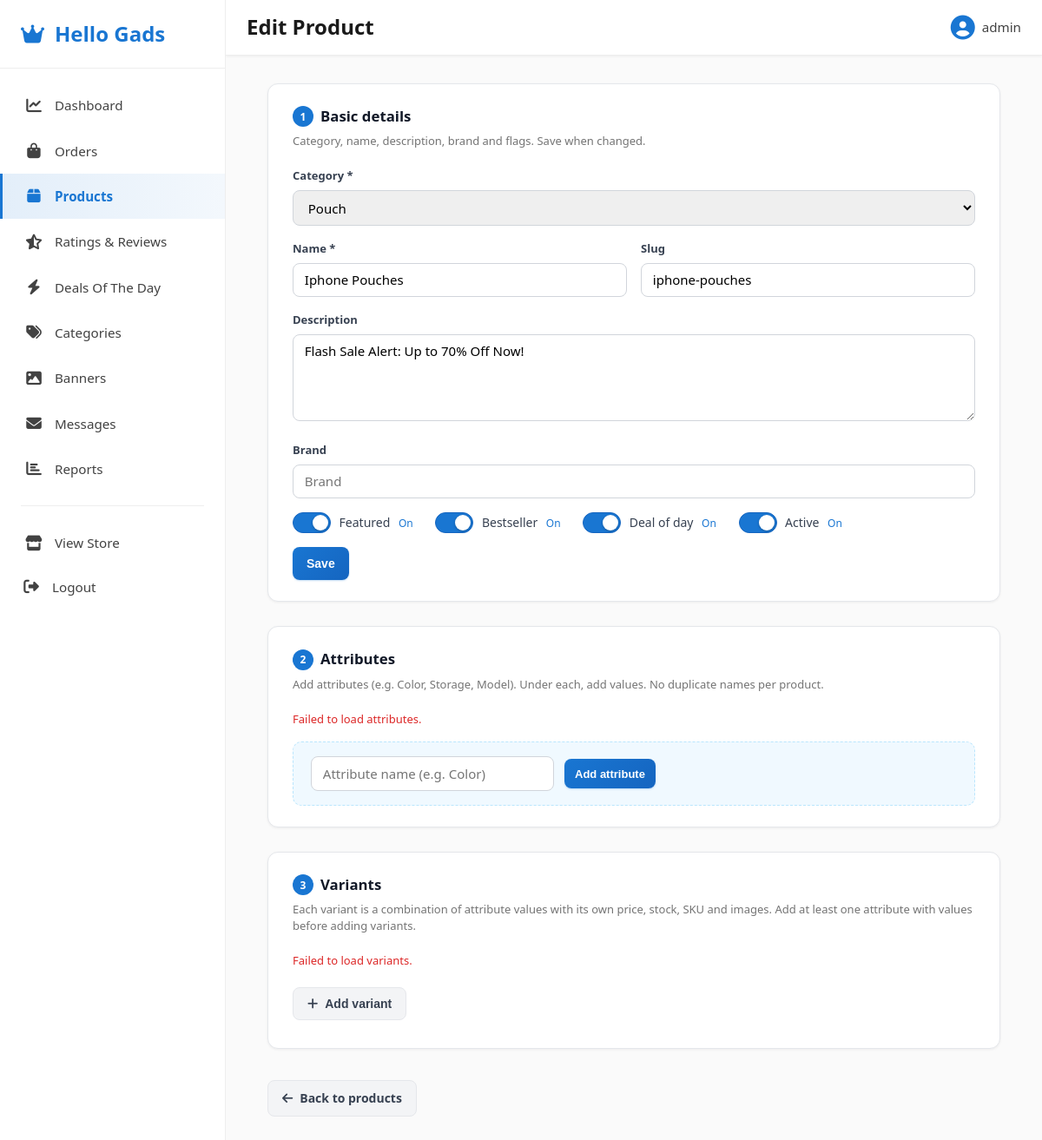
The page /dashboard/products/1/edit/ (signed in) on the database its author committed.
### app/models.py (models this page shows, shortened)
class TimeStampedModel(models.Model):
    created_at = models.DateTimeField(auto_now_add=True, db_index=True)
    updated_at = models.DateTimeField(auto_now=True)
    class Meta:
        abstract = True

class Product(TimeStampedModel):
    category = models.ForeignKey(Category, on_delete=models.PROTECT, related_name="products")
    name = models.CharField(max_length=200, db_index=True)
    slug = models.SlugField(max_length=220, unique=True)
    description = models.TextField(blank=True)
    brand = models.CharField(max_length=120, blank=True, db_index=True)
    is_featured = models.BooleanField(default=False, db_index=True)
    is_bestseller = models.BooleanField(default=False, db_index=True)
    is_deal_of_day = models.BooleanField(default=False, db_index=True)
    deal_of_day_start = models.DateField(blank=True, null=True, db_index=True)
    deal_of_day_end = models.DateField(blank=True, null=True, db_index=True)
    is_active = models.BooleanField(default=True, db_index=True)
    average_rating = models.DecimalField(
        max_digits=3, decimal_places=2, default=0,
        help_text="Average star rating from verified reviews (1-5).",
    )
    total_reviews = models.PositiveIntegerField(
        default=0,
        help_text="Total number of approved, non-deleted reviews.",
    )
    objects = ProductQuerySet.as_manager()
    class Meta:
        ordering = ["-created_at"]
        indexes = [
            models.Index(fields=["is_active", "is_featured"]),
            models.Index(fields=["is_active", "is_bestseller"]),
            models.Index(fields=["is_active", "is_deal_of_day"]),
            models.Index(fields=["category", "is_active"]),
            models.Index(fields=["is_active", "brand"]),
        ]

### app/admin_views.py (the view)
# urls.py: path("products/<int:pk>/edit/", admin_views.ProductEditView.as_view(), name="product_edit"),
class ProductEditView(StaffRequiredMixin, BaseProductEditView):
    pass

### templates/admin/product_edit.html (shortened to what this page needs)
{% extends "admin/base.html" %}
{% load static %}
{% block page_title %}{{ form_title }}{% endblock %}
{% block extra_css %}
<link rel="stylesheet" href="{% static 'css/admin_product_edit.css' %}">
{% endblock %}
{% block content %}
<div class="product-edit-wrapper" id="product-edit-app"
     data-product-id="{{ product.pk }}"
     data-url-update-basic="{% url 'admin_panel:product_update_basic' product.pk %}"
     data-url-attributes="{% url 'admin_panel:product_attributes_list' product.pk %}"
     data-url-attribute-add="{% url 'admin_panel:product_attribute_add' product.pk %}"
     data-url-attributes-reorder="{% url 'admin_panel:product_attributes_reorder' product.pk %}"
     data-url-attribute-update="{% url 'admin_panel:attribute_update' 0 %}"
     data-url-attribute-delete="{% url 'admin_panel:attribute_delete' 0 %}"
     data-url-attribute-value-add="{% url 'admin_panel:attribute_value_add' 0 %}"
     data-url-attribute-values-reorder="{% url 'admin_panel:attribute_values_reorder' 0 %}"
     data-url-attribute-value-update="{% url 'admin_panel:attribute_value_update' 0 %}"
     data-url-attribute-value-delete="{% url 'admin_panel:attribute_value_delete' 0 %}"
     data-url-variants="{% url 'admin_panel:product_variants_list' product.pk %}"
     data-url-variant-add="{% url 'admin_panel:variant_add' product.pk %}"
     data-url-variant-update="{% url 'admin_panel:variant_update' 0 %}"
     data-url-variant-delete="{% url 'admin_panel:variant_delete' 0 %}"
     data-url-variant-upload-image="{% url 'admin_panel:variant_upload_image' 0 %}"
     data-url-variant-image-delete="{% url 'admin_panel:variant_image_delete' 0 %}"
     data-url-variant-image-set-primary="{% url 'admin_panel:variant_image_set_primary' 0 %}"
     data-url-variant-image-reorder="{% url 'admin_panel:variant_image_reorder' %}">
    <div class="edit-section">
        <h4 class="section-heading"><span class="section-num">1</span> Basic details</h4>
        <p class="section-hint">Category, name, description, brand and flags. Save when changed.</p>
        <div id="basic-edit-form">
            <div class="grid-2">
                <div class="form-group">
                    <label class="form-label">Category *</label>
                    {{ basic_form.category }}
                </div>
            </div>
            <div class="grid-2">
                <div class="form-group">
                    <label class="form-label">Name *</label>
                    <input type="text" class="form-control" id="basic-name" value="{{ product.name }}" placeholder="Product name">
                </div>
                <div class="form-group">
                    <label class="form-label">Slug</label>
                    <input type="text" class="form-control" id="basic-slug" value="{{ product.slug }}" placeholder="product-slug">
                </div>
            </div>
            <div class="form-group">
                <label class="form-label">Description</label>
                <textarea class="form-control" id="basic-description" rows="4">{{ product.description }}</textarea>
            </div>
            <div class="form-group">
                <label class="form-label">Brand</label>
                <input type="text" class="form-control" id="basic-brand" value="{{ product.brand|default:'' }}" placeholder="Brand">
            </div>
            <div class="grid-2 toggle-grid">
                <label class="toggle-wrap{% if product.is_featured %} checked{% endif %}" for="basic-is_featured">
                    <span class="toggle-track"><span class="toggle-knob"></span></span>
                    <span class="toggle-label">Featured</span>
                    <span class="toggle-status" data-on="On" data-off="Off">{% if product.is_featured %}On{% else %}Off{% endif %}</span>
                </label>
                <label class="toggle-wrap{% if product.is_bestseller %} checked{% endif %}" for="basic-is_bestseller">
                    <span class="toggle-track"><span class="toggle-knob"></span></span>
                    <span class="toggle-label">Bestseller</span>
                    <span class="toggle-status" data-on="On" data-off="Off">{% if product.is_bestseller %}On{% else %}Off{% endif %}</span>
                </label>
                <label class="toggle-wrap{% if product.is_deal_of_day %} checked{% endif %}" for="basic-is_deal_of_day">
                    <span class="toggle-track"><span class="toggle-knob"></span></span>
                    <span class="toggle-label">Deal of day</span>
                    <span class="toggle-status" data-on="On" data-off="Off">{% if product.is_deal_of_day %}On{% else %}Off{% endif %}</span>
                </label>
                <label class="toggle-wrap{% if product.is_active %} checked{% endif %}" for="basic-is_active">
                    <span class="toggle-track"><span class="toggle-knob"></span></span>
                    <span class="toggle-label">Active</span>
                    <span class="toggle-status" data-on="On" data-off="Off">{% if product.is_active %}On{% else %}Off{% endif %}</span>
                </label>
            </div>
            <button type="button" id="basic-save-btn" class="btn btn-primary" disabled>Save</button>
        </div>
    </div>
    <div class="edit-section">
        <h4 class="section-heading"><span class="section-num">2</span> Attributes</h4>
        <p class="section-hint">Add attributes (e.g. Color, Storage, Model). Under each, add values. No duplicate names per product.</p>
        <div id="attributes-container">
            <div id="attributes-list"></div>
            <div class="attribute-add-row">
                <input type="text" id="attr-new-name" class="form-control" placeholder="Attribute name (e.g. Color)">
                <button type="button" id="attr-add-btn" class="btn btn-primary btn-sm">Add attribute</button>
            </div>
        </div>
    </div>
    <div class="edit-section">
        <h4 class="section-heading"><span class="section-num">3</span> Variants</h4>
        <p class="section-hint">Each variant is a combination of attribute values with its own price, stock, SKU and images. Add at least one attribute with values before adding variants.</p>
        <div id="variants-container">
            <div id="variants-list"></div>
            <button type="button" id="variant-add-btn" class="btn btn-secondary"><i class="fas fa-plus"></i> Add variant</button>
        </div>
    </div>
    <div class="edit-page-actions">
        <a href="{% url 'admin_panel:product_list' %}" class="btn btn-secondary"><i class="fas fa-arrow-left"></i> Back to products</a>
    </div>
</div>
{% endblock %}

### templates/admin/base.html (shortened to what this page needs)
<!DOCTYPE html>
<html lang="en">
<head>
    {% load static %}
    <link rel="stylesheet" href="{% static 'css/loader.css' %}">
    <link rel="stylesheet" href="{% static 'css/admin.css' %}">
    <link rel="stylesheet" href="{% static 'css/admin-mobile.css' %}">
    <link rel="stylesheet" href="https://cdnjs.cloudflare.com/ajax/libs/font-awesome/6.4.0/css/all.min.css">
    {% block extra_css %}{% endblock %}
</head>
<body>
    <div class="admin-wrapper">
        <aside class="sidebar" id="sidebar">
            <div class="sidebar-header">
                <h2 class="sidebar-logo">
                    <i class="fas fa-crown"></i>
                    <span>Hello Gads</span>
                </h2>
            </div>
            <nav class="sidebar-nav">
                <a href="{% url 'admin_panel:dashboard' %}" class="nav-item {% if active_menu == 'dashboard' %}active{% endif %}">
                    <i class="fas fa-chart-line"></i>
                    <span>Dashboard</span>
                </a>
                <a href="{% url 'admin_panel:order_list' %}" class="nav-item {% if active_menu == 'orders' %}active{% endif %}">
                    <i class="fas fa-shopping-bag"></i>
                    <span>Orders</span>
                </a>
                <a href="{% url 'admin_panel:product_list' %}" class="nav-item {% if active_menu == 'products' %}active{% endif %}">
                    <i class="fas fa-box"></i>
                    <span>Products</span>
                </a>
                <a href="{% url 'admin_panel:review_list' %}" class="nav-item {% if active_menu == 'reviews' %}active{% endif %}">
                    <i class="fas fa-star-half-alt"></i>
                    <span>Ratings &amp; Reviews</span>
                </a>
                <a href="{% url 'admin_panel:deal_list' %}" class="nav-item {% if active_menu == 'deals' %}active{% endif %}">
                    <i class="fas fa-bolt"></i>
                    <span>Deals Of The Day</span>
                </a>
                <a href="{% url 'admin_panel:category_list' %}" class="nav-item {% if active_menu == 'categories' %}active{% endif %}">
                    <i class="fas fa-tags"></i>
                    <span>Categories</span>
                </a>
                <a href="{% url 'admin_panel:banner_list' %}" class="nav-item {% if active_menu == 'banners' %}active{% endif %}">
                    <i class="fas fa-image"></i>
                    <span>Banners</span>
                </a>
                <a href="{% url 'admin_panel:message_list' %}" class="nav-item {% if active_menu == 'messages' %}active{% endif %}">
                    <i class="fas fa-envelope"></i>
                    <span class="nav-item-label">
                        Messages
                    </span>
                </a>
                <a href="{% url 'admin_panel:report_list' %}" class="nav-item {% if active_menu == 'reports' %}active{% endif %}">
                    <i class="fas fa-chart-bar"></i>
                    <span>Reports</span>
                </a>
                <div class="nav-divider"></div>
                <a href="{% url 'store:home' %}" class="nav-item" target="_blank">
                    <i class="fas fa-store"></i>
                    <span>View Store</span>
                </a>
                <form method="post" action="{% url 'admin_panel:logout' %}" class="logout-form">
                    <button type="submit" class="nav-item logout-btn">
                        <i class="fas fa-sign-out-alt"></i>
                        <span>Logout</span>
                    </button>
                </form>
            </nav>
        </aside>
        <main class="main-content">
            <header class="topbar">
                <div class="topbar-title">
                    <h1 class="topbar-title-inner">{% block page_title %}Dashboard{% endblock %}</h1>
                </div>
                <div class="topbar-actions">
                    <div class="user-menu">
                        <i class="fas fa-user-circle"></i>
                        <span class="user-name">{{ request.user.username }}</span>
                    </div>
                </div>
            </header>
            <div class="content-area">
                {% block content %}{% endblock %}
            </div>
        </main>
    </div>
</body>
</html>

### rows shown on the page
Product: category "Pouch", name "Iphone Pouches", slug "iphone-pouches", description "Flash Sale Alert: Up to 70% Off Now!"

### other values the page prints
{{ request.user.username }} "admin"
